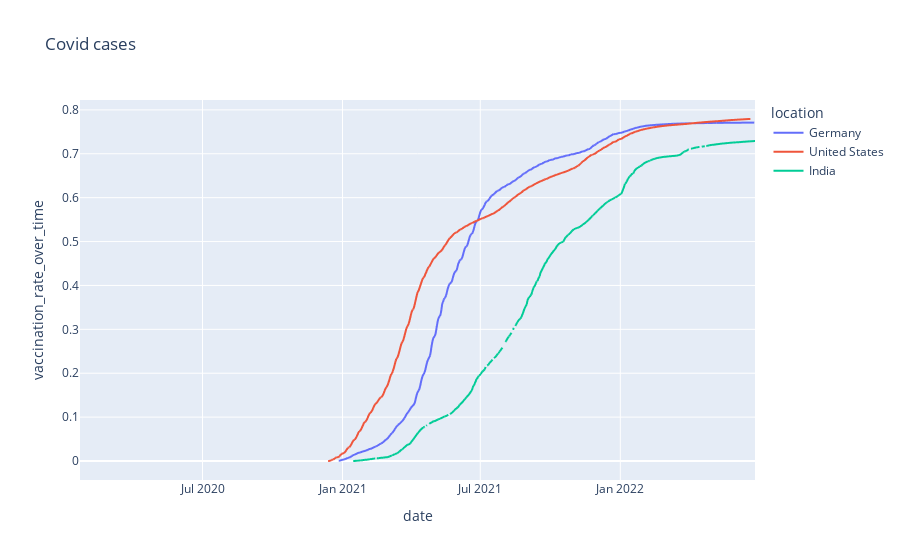

Write notebook code for a chart like this one.
### Code cell
fig = px.line(df_all_reduce, x="date", y="vaccination_rate_over_time",color = 'location', title='Covid cases')
fig.show()

### Figure 1 — Plotly figure (JSON) as saved in the notebook; plotly's stock layout.template omitted (floating-point values rounded to 4 significant figures; data arrays with more than 128 entries replaced by an {"elided": "..."} marker saying what was removed)
{"data": [{"hovertemplate": "location=Germany<br>date=%{x}<br>vaccination_rate_over_time=%{y}<extra></extra>", "legendgroup": "Germany", "line": {"color": "#636efa", "dash": "solid"}, "marker": {"symbol": "circle"}, "mode": "lines", "name": "Germany", "showlegend": true, "type": "scattergl", "x": {"elided": "883 str values"}, "xaxis": "x", "y": {"elided": "883 float values"}, "yaxis": "y"}, {"hovertemplate": "location=United States<br>date=%{x}<br>vaccination_rate_over_time=%{y}<extra></extra>", "legendgroup": "United States", "line": {"color": "#EF553B", "dash": "solid"}, "marker": {"symbol": "circle"}, "mode": "lines", "name": "United States", "showlegend": true, "type": "scattergl", "x": {"elided": "888 str values"}, "xaxis": "x", "y": {"elided": "888 float values"}, "yaxis": "y"}, {"hovertemplate": "location=India<br>date=%{x}<br>vaccination_rate_over_time=%{y}<extra></extra>", "legendgroup": "India", "line": {"color": "#00cc96", "dash": "solid"}, "marker": {"symbol": "circle"}, "mode": "lines", "name": "India", "showlegend": true, "type": "scattergl", "x": {"elided": "880 str values"}, "xaxis": "x", "y": {"elided": "880 float values"}, "yaxis": "y"}], "layout": {"legend": {"title": {"text": "location"}, "tracegroupgap": 0}, "title": {"text": "Covid cases"}, "xaxis": {"anchor": "y", "domain": [0, 1], "title": {"text": "date"}}, "yaxis": {"anchor": "x", "domain": [0, 1], "title": {"text": "vaccination_rate_over_time"}}}}
